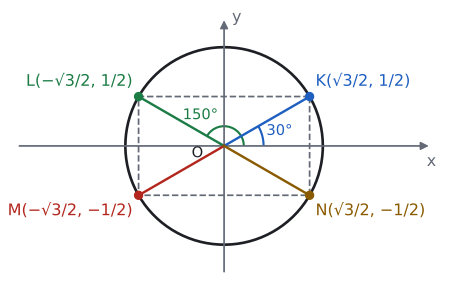

Write the Python code that produced this figure.
import sys; sys.path.insert(0, "tools")
from cizim import *

def P(x, y): return np.array([x, y], float)
def kutup(derece, r=1.0): return P(r * np.cos(np.radians(derece)), r * np.sin(np.radians(derece)))
def cember(ax, x=(-1.45, 1.45), y=(-1.45, 1.45), eksen_adi=True):
    """Orijin merkezli birim çember ve oklu eksenler."""
    ax.set_aspect("equal"); ax.axis("off")
    t = np.linspace(0, 2 * np.pi, 400)
    ax.plot(np.cos(t), np.sin(t), color=YAZI, lw=2, zorder=2)
    ok = dict(arrowstyle="-|>", color=SOLUK, lw=1.3, mutation_scale=12)
    ax.annotate("", xy=(x[1], 0), xytext=(x[0], 0), arrowprops=ok)
    ax.annotate("", xy=(0, y[1]), xytext=(0, y[0]), arrowprops=ok)
    if eksen_adi:
        ax.text(x[1], -0.08, "x", ha="center", va="top", color=SOLUK, fontsize=12)
        ax.text(0.08, y[1], "y", ha="left", va="center", color=SOLUK, fontsize=12)
    ax.set_xlim(x[0] - 0.05, x[1] + 0.12); ax.set_ylim(y[0] - 0.05, y[1] + 0.1)
def dik(ax, K, A, B, s=0.08, renk=SOLUK):
    """K köşesinde KA ile KB arasındaki dik açı işareti."""
    K, A, B = P(*K), P(*A), P(*B)
    u = (A - K) / np.linalg.norm(A - K) * s; v = (B - K) / np.linalg.norm(B - K) * s
    ax.plot(*zip(K + u, K + u + v, K + v), color=renk, lw=1.2)
def yay(ax, a1, a2, r, ad="", renk=MAVI, k=1.55, fs=12):
    """Orijinde a1 dereceden a2 dereceye (saat yönünün tersine) açı yayı."""
    ax.add_patch(patches.Arc((0, 0), 2 * r, 2 * r, theta1=a1, theta2=a2, color=renk, lw=1.6))
    if ad:
        m = np.radians((a1 + a2) / 2)
        ax.text(k * r * np.cos(m), k * r * np.sin(m), ad, ha="center", va="center", color=renk, fontsize=fs)
def nok(ax, xy, renk=YAZI, ms=6): ax.plot(*xy, "o", color=renk, markersize=ms, zorder=5)
def yaz(ax, xy, metin, renk=YAZI, fs=13, **k): ax.text(xy[0], xy[1], metin, color=renk, fontsize=fs, **k)
def kontrol(ad, K): print(ad, np.round(K, 4), "x²+y² =", round(float(K @ K), 6))

# Ders, bölüm 4: 30°, 150°, 210°, 330° noktaları birbirinin eksenlere ve orijine göre simetriğidir.
K, L, M, N = kutup(30), kutup(150), kutup(210), kutup(330)
for ad, Q in zip("KLMN", (K, L, M, N)): kontrol(ad, Q)
fig, ax = sekil(5.8, 4.2); cember(ax, x=(-2.1, 2.1), y=(-1.3, 1.3))
ax.plot(*zip(K, L, M, N, K), color=SOLUK, lw=1.3, ls="--", zorder=1)
for Q, renk in ((K, MAVI), (L, YESIL), (M, KIRMIZI), (N, SARI)):
    ax.plot(*zip(P(0, 0), Q), color=renk, lw=1.8, zorder=3); nok(ax, Q, renk)
yaz(ax, K + P(0.06, 0.07), "K(√3/2, 1/2)", MAVI, ha="left", va="bottom", fs=12)
yaz(ax, L + P(-0.06, 0.07), "L(−√3/2, 1/2)", YESIL, ha="right", va="bottom", fs=12)
yaz(ax, M + P(-0.06, -0.07), "M(−√3/2, −1/2)", KIRMIZI, ha="right", va="top", fs=12)
yaz(ax, N + P(0.06, -0.07), "N(√3/2, −1/2)", SARI, ha="left", va="top", fs=12)
yay(ax, 0, 30, 0.4, "30°", renk=MAVI, k=1.45, fs=11)
yay(ax, 0, 150, 0.2, renk=YESIL)
yaz(ax, P(-0.24, 0.31), "150°", YESIL, ha="center", va="center", fs=11)
yaz(ax, P(-0.27, -0.075), "O", ha="center", va="center", fs=11)
kaydet(fig, __file__)
